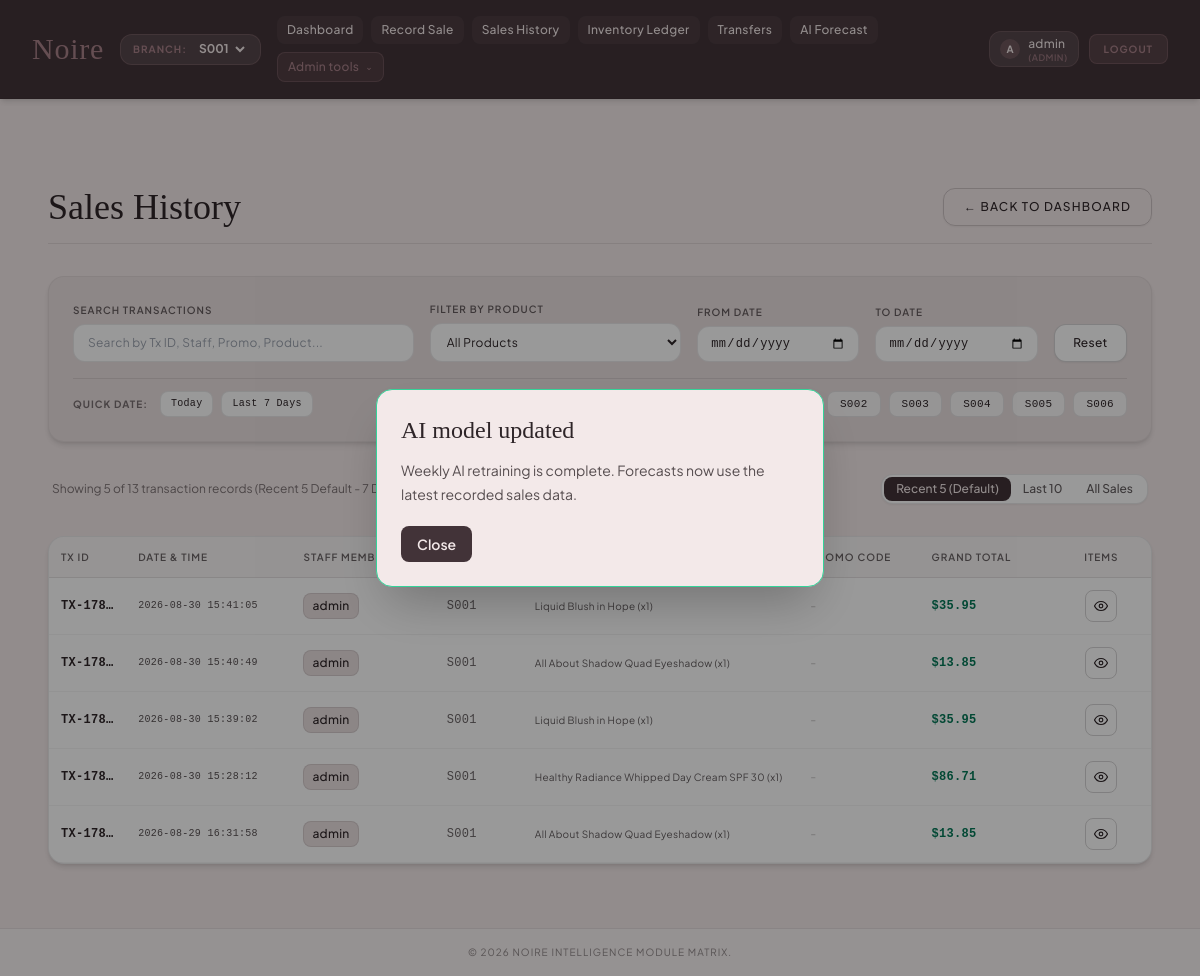
/sales_history (signed in), run on the app's committed database.
### tables this page shows
CREATE TABLE branches (
            branch_id TEXT PRIMARY KEY,
            region TEXT NOT NULL DEFAULT 'Bagmati',
            location_detail TEXT NOT NULL DEFAULT 'Kathmandu',
            created_at DATETIME DEFAULT CURRENT_TIMESTAMP
        , branch_name TEXT NOT NULL DEFAULT '', is_active INTEGER NOT NULL DEFAULT 1);

CREATE TABLE transactions (
            transaction_id TEXT PRIMARY KEY,
            username TEXT NOT NULL,
            branch_id TEXT NOT NULL REFERENCES branches(branch_id),
            promo_code TEXT,
            discount_rate REAL DEFAULT 1.0,
            grand_total REAL NOT NULL CHECK(grand_total >= 0),
            transaction_date DATE NOT NULL,
            created_at DATETIME DEFAULT CURRENT_TIMESTAMP
        );

### app.py (the view)
@app.route('/sales_history')
@login_required
def sales_history():
    current_branch = session.get('branch', 'S001')
    is_admin = session.get('role') == 'admin'
    if is_admin:
        branch_param = request.args.get('branch', current_branch)
        if branch_param == 'ALL':
            transactions = db_load_transactions()
        else:
            transactions = db_load_transactions(branch=branch_param)
    else:
        branch_param = current_branch
        transactions = db_load_transactions(branch=current_branch)
    return render_template(
        'sales_history.html',
        transactions=transactions,
        current_branch=current_branch,
        selected_branch=branch_param
    )

### templates/sales_history.html (shortened to what this page needs)
{% extends "base.html" %}
{% block content %}
<div class="max-w-7xl mx-auto px-4 py-8 space-y-8">
    <div class="border-b border-noireText/10 pb-4 flex flex-col md:flex-row md:items-center justify-between gap-4">
        <div>
            <h2 class="text-4xl text-noireText font-serif">Sales History</h2>
        </div>
        <a href="{{ url_for('dashboard') }}" class="px-5 py-2.5 border border-noireText/20 hover:border-noireText/40 text-noireText font-medium uppercase tracking-widest text-xs rounded-xl transition-all shadow-sm flex items-center gap-2 self-start md:self-auto">
            ← Back to Dashboard
        </a>
    </div>
    <div class="bg-parchment p-6 rounded-2xl border border-noireText/5 shadow-md space-y-4 text-xs tracking-wide">
        <div class="grid grid-cols-1 md:grid-cols-12 gap-4 items-end">
            <div class="md:col-span-4 flex flex-col gap-1.5">
                <label for="searchInput" class="font-semibold uppercase text-noireText/70 tracking-widest text-[10px]">Search Transactions</label>
                <input type="text" id="searchInput" placeholder="Search by Tx ID, Staff, Promo, Product..." class="w-full px-3.5 py-2.5 rounded-xl bg-white border border-noireText/10 text-noireText focus:outline-none focus:border-dustyRose focus:ring-1 focus:ring-dustyRose transition-all text-xs">
            </div>
            <div class="md:col-span-3 flex flex-col gap-1.5">
                <label for="productFilter" class="font-semibold uppercase text-noireText/70 tracking-widest text-[10px]">Filter by Product</label>
                <select id="productFilter" class="w-full px-3 py-2.5 rounded-xl bg-white border border-noireText/10 text-noireText focus:outline-none focus:border-dustyRose focus:ring-1 focus:ring-dustyRose transition-all text-xs cursor-pointer">
                    <option value="">All Products</option>
                </select>
            </div>
            <div class="md:col-span-2 flex flex-col gap-1.5">
                <label for="fromDate" class="font-semibold uppercase text-noireText/70 tracking-widest text-[10px]">From Date</label>
                <input type="date" id="fromDate" class="w-full px-3 py-2 rounded-xl bg-white border border-noireText/10 text-noireText focus:outline-none focus:border-dustyRose focus:ring-1 focus:ring-dustyRose transition-all text-xs font-mono">
            </div>
            <div class="md:col-span-2 flex flex-col gap-1.5">
                <label for="toDate" class="font-semibold uppercase text-noireText/70 tracking-widest text-[10px]">To Date</label>
                <input type="date" id="toDate" class="w-full px-3 py-2 rounded-xl bg-white border border-noireText/10 text-noireText focus:outline-none focus:border-dustyRose focus:ring-1 focus:ring-dustyRose transition-all text-xs font-mono">
            </div>
            <div class="md:col-span-1 flex items-end">
                <button type="button" id="resetSalesFilters" class="w-full py-2.5 bg-white hover:bg-velvet border border-noireText/20 hover:border-noireText/40 text-noireText font-medium text-xs rounded-xl transition-all shadow-sm h-[38px] flex items-center justify-center">
                    Reset
                </button>
            </div>
        </div>
        <div class="flex flex-col sm:flex-row sm:items-center justify-between gap-3 pt-3 border-t border-noireText/10 text-xs">
            <div class="flex items-center gap-2 flex-wrap">
                <span class="text-[10px] text-noireText/60 font-bold uppercase tracking-widest mr-1">Quick Date:</span>
                <button type="button" onclick="setQuickDate('today')" class="px-2.5 py-1 bg-white hover:bg-velvet border border-noireText/10 rounded-lg text-[10px] font-mono transition-colors">Today</button>
                <button type="button" onclick="setQuickDate('7d')" class="px-2.5 py-1 bg-white hover:bg-velvet border border-noireText/10 rounded-lg text-[10px] font-mono transition-colors">Last 7 Days</button>
            </div>
            <div class="flex items-center gap-2 flex-wrap text-xs">
                <span class="text-[10px] text-noireText/60 font-bold uppercase tracking-widest mr-1">Branch Scope:</span>
                {% if session.get('role') == 'admin' %}
                <a href="{{ url_for('sales_history', branch='ALL') }}" class="px-3 py-1 rounded-lg font-medium text-[11px] transition-all {% if selected_branch == 'ALL' %}bg-deepWine text-velvet font-bold shadow-sm{% else %}bg-white/80 hover:bg-white text-noireText border border-noireText/10{% endif %}">
                </a>
                {% for b in active_branches %}
                <a href="{{ url_for('sales_history', branch=b.branch_id) }}" class="px-3 py-1 rounded-lg font-mono text-[11px] transition-all {% if selected_branch == b.branch_id %}bg-deepWine text-velvet font-bold shadow-sm{% else %}bg-white/80 hover:bg-white text-noireText border border-noireText/10{% endif %}">
                    {{ b.branch_id }}
                </a>
                {% endfor %}
                {% else %}
                <span class="px-3 py-1 rounded-lg font-mono font-bold text-[11px] bg-deepWine text-velvet shadow-sm">
                    {{ current_branch }} (Your Assigned Branch)
                </span>
                {% endif %}
            </div>
        </div>
    </div>
    <div class="flex flex-col sm:flex-row sm:items-center justify-between gap-3 text-xs text-noireText/60 px-1">
        <span id="salesMatchCount">Showing {{ [5, transactions|length]|min }} of {{ transactions|length if transactions else 0 }} transaction records</span>
        <div class="inline-flex rounded-xl border border-noireText/10 overflow-hidden bg-white p-0.5 shadow-sm text-xs self-start sm:self-auto">
            <button type="button" id="salesLimit5Btn" onclick="setSalesLimit(5)" class="sales-limit-tab py-1 px-3 rounded-lg font-medium transition-all bg-deepWine text-velvet">
                Recent 5 (Default)
            </button>
            <button type="button" id="salesLimit10Btn" onclick="setSalesLimit(10)" class="sales-limit-tab py-1 px-3 rounded-lg font-medium transition-all hover:bg-velvet/50 text-noireText/75">
                Last 10
            </button>
            <button type="button" id="salesLimitAllBtn" onclick="setSalesLimit('all')" class="sales-limit-tab py-1 px-3 rounded-lg font-medium transition-all hover:bg-velvet/50 text-noireText/75">
                All Sales
            </button>
        </div>
    </div>
    <div class="bg-white rounded-2xl border border-noireText/10 shadow-md overflow-hidden">
        <div class="w-full overflow-hidden">
            <table class="w-full table-fixed text-left text-xs tracking-wide border-collapse" id="salesTable">
                <colgroup>
                    <col class="w-[7%]">
                    <col class="w-[15%]">
                    <col class="w-[13%]">
                    <col class="w-[8%]">
                    <col class="w-[25%]">
                    <col class="w-[11%]">
                    <col class="w-[12%]">
                    <col class="w-[9%]">
                </colgroup>
                <thead>
                    <tr class="bg-parchment/30 border-b border-noireText/10 text-noireText/70 uppercase text-[10px] tracking-widest">
                        <th class="py-3 px-3 font-semibold">Tx ID</th>
                        <th class="py-3 px-3 font-semibold">Date & Time</th>
                        <th class="py-3 px-3 font-semibold">Staff Member</th>
                        <th class="py-3 px-3 font-semibold">Branch</th>
                        <th class="py-3 px-3 font-semibold">Products Sold</th>
                        <th class="py-3 px-3 font-semibold">Promo Code</th>
                        <th class="py-3 px-3 font-semibold">Grand Total</th>
                        <th class="py-3 px-3 font-semibold text-center">Items</th>
                    </tr>
                </thead>
                <tbody>
                    {% if transactions is defined and transactions %}
                        {% for tx in transactions %}
                        <tr class="sale-row border-b border-noireText/5 hover:bg-velvet/20 transition-colors"
                            data-txid="{{ tx.transaction_id }}"
                            data-date="{{ (tx.created_at if tx.created_at else tx.transaction_date)[:10] }}"
                            data-user="{{ tx.username|lower }}"
                            data-branch="{{ tx.branch_id }}"
                            data-promo="{{ (tx.promo_code or '')|lower }}"
                            data-products="{{ tx.product_summary|lower }}">
                            <td class="py-3 px-3 font-mono font-bold text-noireText truncate">{{ tx.transaction_id }}</td>
                            <td class="py-3 px-3 text-noireText/80 font-mono text-[10px] truncate" title="{{ tx.created_at if tx.created_at else tx.transaction_date }}">{{ tx.created_at if tx.created_at else tx.transaction_date }}</td>
                            <td class="py-3 px-3 truncate">
                                <span class="inline-flex items-center max-w-full truncate bg-parchment px-2 py-1 rounded-lg text-noireText font-medium border border-noireText/10 align-middle" title="{{ tx.username }}">
                                    <span class="truncate">{{ tx.username }}</span>
                                </span>
                            </td>
                            <td class="py-3 px-3 font-mono text-noireText/70 truncate">{{ tx.branch_id }}</td>
                            <td class="py-3 px-3 text-[10px] leading-tight text-noireText/75 truncate" title="{{ tx.product_summary }}">{{ tx.product_summary }}</td>
                            <td class="py-3 px-3 truncate">
                                {% if tx.promo_code %}
                                    <span class="text-emerald-800 bg-emerald-50 px-2.5 py-1 rounded-lg text-[11px] font-semibold border border-emerald-200/50">
                                        {{ tx.promo_code }}
                                    </span>
                                {% else %}
                                    <span class="text-noireText/30">-</span>
                                {% endif %}
                            </td>
                            <td class="py-3 px-3 font-mono font-bold text-emerald-700 truncate">${{ "%.2f"|format(tx.grand_total) }}</td>
                            <td class="py-3 px-3 text-center">
                                <button type="button" onclick="toggleDetails('details-{{ loop.index }}')" class="inline-flex h-8 w-8 items-center justify-center border border-noireText/20 hover:bg-deepWine hover:text-velvet rounded-lg transition-all" title="View sale items" aria-label="View sale items">
                                    <svg class="h-4 w-4" fill="none" stroke="currentColor" viewBox="0 0 24 24" aria-hidden="true"><path stroke-linecap="round" stroke-linejoin="round" stroke-width="1.8" d="M2.25 12S5.5 5.25 12 5.25 21.75 12 21.75 12 18.5 18.75 12 18.75 2.25 12 2.25 12Z"/><circle cx="12" cy="12" r="2.75" stroke-width="1.8"/></svg>
                                </button>
                            </td>
                        </tr>
                        {% endfor %}
                    {% else %}
                        <tr id="noTransactionsRow">
                            <td colspan="8" class="py-12 text-center text-noireText/40 italic text-sm">
                                No sales transactions found in database logs.
                            </td>
                        </tr>
                    {% endif %}
                </tbody>
            </table>
        </div>
    </div>
</div>
{% endblock %}

### data on the page
branches: branch_id "S002"
branches: branch_id "S003"
branches: branch_id "S004"
branches: branch_id "S005"
branches: branch_id "S006"
transactions: transaction_id "TX-178…", created_at "2026-08-30 15:41:05", username "admin", branch_id "S001", product_summary "Liquid Blush in Hope (x1)", grand_total "35.95"
transactions: transaction_id "TX-178…", created_at "2026-08-30 15:40:49", username "admin", branch_id "S001", product_summary "All About Shadow Quad Eyeshadow (x1)", grand_total "13.85"
transactions: transaction_id "TX-178…", created_at "2026-08-30 15:39:02", username "admin", branch_id "S001", product_summary "Liquid Blush in Hope (x1)", grand_total "35.95"
transactions: transaction_id "TX-178…", created_at "2026-08-30 15:28:12", username "admin", branch_id "S001", product_summary "Healthy Radiance Whipped Day Cream SPF 30 (x1)", grand_total "86.71"
transactions: transaction_id "TX-178…", created_at "2026-08-29 16:31:58", username "admin", branch_id "S001", product_summary "All About Shadow Quad Eyeshadow (x1)", grand_total "13.85"

### other printed values
{{ session.get('username', 'G')[:1] }} "A"
{{ session.get('username', 'Guest') }} "admin"
{{ session.get('role', 'staff') }} "ADMIN"
form field value "S001"
